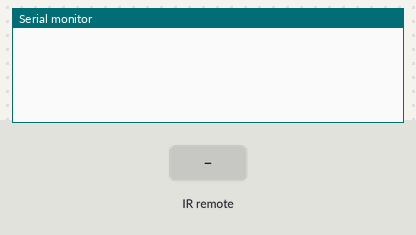
The sketch below on a simulated Arduino Uno, built with avr-gcc and run on an emulated ATmega328P. On the bench: the last lines printed to the serial monitor. The inputs (shaded band) are chosen by the test bench.

Above: at 1.2 s.
1.3 s: infrared code 0xFF30CF received
At 2.3 s:
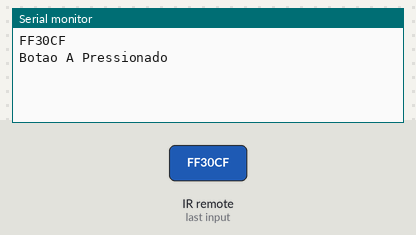
2.8 s: infrared code 0xFF18E7 received
At 3.4 s:
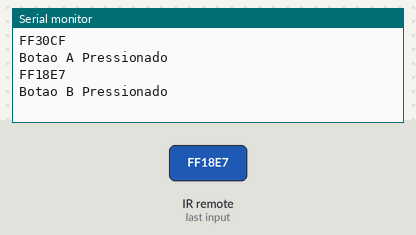

Measured:
- after the input at 1.3 s, the serial monitor: prints a new line at once (image 1)
- after the input at 2.8 s, the serial monitor: prints a new line at once (image 2)

The sketch:

robovre_teste_v3_be.ino
```cpp
#include "IRremote.h"
int led = 9;
const int RECV_PIN = 8;
IRrecv irrecv(RECV_PIN);
decode_results results;

void setup()
{
  Serial.begin(9600);
  irrecv.enableIRIn(); //começa a receber
}

void loop() {
  if (irrecv.decode(&results)) {
    Serial.println(results.value, HEX);

    if (results.value == 0xFF30CF){
      Serial.println("Botao A Pressionado");
      digitalWrite(led,HIGH);
    }

    if (results.value == 0xFF18E7){
      Serial.println("Botao B Pressionado");
      digitalWrite(led,LOW);

    }

    irrecv.resume(); // Recebe o próximo valor
  }
}
```
